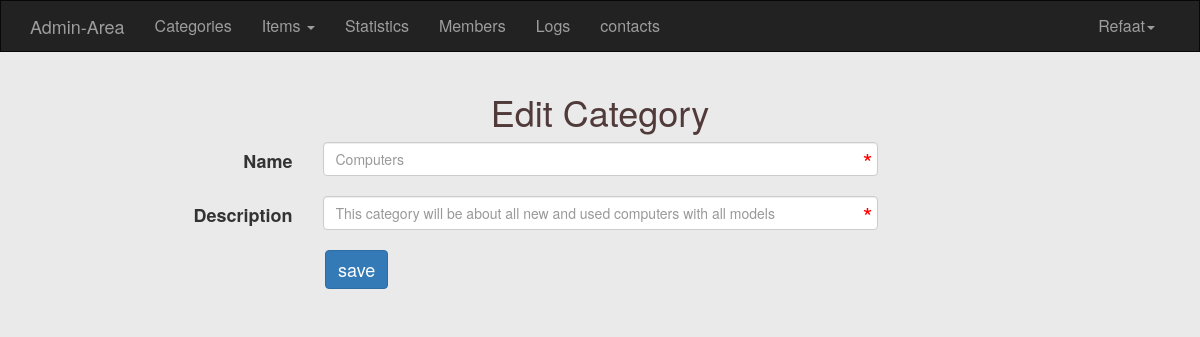
Before: /Admin/category.php?do=edit&userid=1 (signed in) with the older database file.
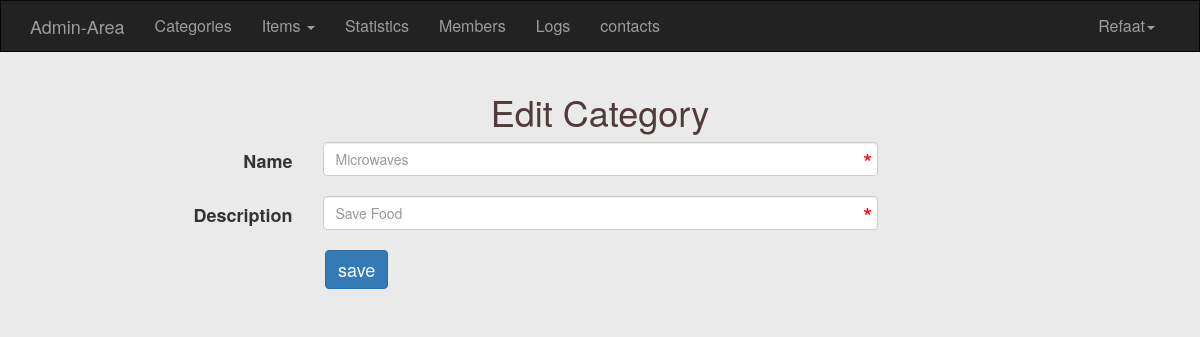
After: the same page with the newer database file.
### tables this page shows
CREATE TABLE IF NOT EXISTS `categories` (
  `ID` int(11) NOT NULL AUTO_INCREMENT,
  `Name` varchar(255) NOT NULL,
  `Description` text NOT NULL,
  `Comments` varchar(255) NOT NULL,
  PRIMARY KEY (`ID`)
);

### Admin/categories/edit.php (the view, shortened to what this page needs)
<?php
$userid = isset($_GET['userid'])&&is_numeric($_GET['userid']) ? intval($_GET['userid']) : 0;
$stmt = $con->prepare("select * From categories where ID = ? LIMIT 1");
$stmt->execute(array($userid));
$row = $stmt->fetch();
$count = $stmt->rowCount();
if($count>0)
{
?>
<div class="container">
  <h1 class="text-center">Edit Category</h1>
  <form class="form-horizontal" role="form" action="?do=update" method="POST">
    <div class="form-group">
      <label class="control-label col-sm-2 col-md-3">Name</label>
      <div class="col-sm-10 col-md-6">
        <input type="text" class="form-control" name="name"
               placeholder="<?php echo $row['Name'] ; ?>" autocomplete="off" required="required">
        </div>
    </div>
    <div class="form-group">
      <label class="control-label col-sm-2 col-md-3">Description</label>
      <div class="col-sm-10 col-md-6">
        <input type="text" class="form-control" name="description" placeholder="<?php echo $row['Description']?>" autocomplete="off" required="required">
      </div>
    </div>
    <div class="form-group">
      <div class="col-sm-offset-2 col-sm-10 col-md-8">
        <button type="submit" class="btn btn-primary" id="myBtn">save</button>
      </div>
    </div>
  </form>
    <?php
}
else{
    echo "Error";
}
?>

Changed rows visible on the page:
changed categories: name "Computers" → "Microwaves"; description "This category will be about all new and used computers with all models" → "Save Food"
